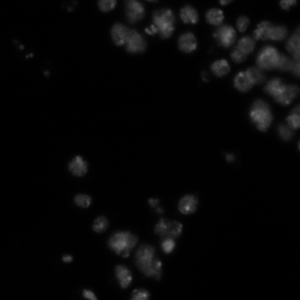
#> input picture cellprofiler/extensions/tests/01_POS002_D.TIF, 300 x 300 px; its folder holds only this picture in this run
$ python -i filter.py   (imports and definitions only)   (older library calls are emulated)
#> lines starting #> are read from the running program, lines starting #| are printed output that depends on the picture; after the words box and inside, x2 and y2 are one past the last pixel; in counts of white or black regions, pixels touching at a corner belong together
#> further down, picture is the input picture: shape (300, 300); min 0, max 123, mean 7.3
'''filter.py - functions for applying filters to images

CellProfiler is distributed under the GNU General Public License,
but this file is licensed under the more permissive BSD license.
See the accompanying file LICENSE for details.

Copyright (c) 2003-2009 Massachusetts Institute of Technology
Copyright (c) 2009-2015 Broad Institute
All rights reserved.

Please see the AUTHORS file for credits.

Website: http://www.cellprofiler.org
'''

import numpy as np
import itertools
import _filter
from _filter import paeth_decoder
from rankorder import rank_order
import scipy.ndimage as scind
from scipy.ndimage import map_coordinates, label
from scipy.ndimage import convolve, correlate1d, gaussian_filter
from scipy.ndimage import binary_dilation, binary_erosion
from scipy.ndimage import generate_binary_structure
from smooth import smooth_with_function_and_mask
from cpmorphology import fixup_scipy_ndimage_result as fix
from cpmorphology import centers_of_labels
from cpmorphology import grey_erosion, grey_reconstruction
from cpmorphology import convex_hull_ijv, get_line_pts

'''# of points handled in the first pass of the convex hull code'''
CONVEX_HULL_CHUNKSIZE = 250000

# [489 lines left out: functions stretch, unstretch, median_filter, bilateral_filter, laplacian_of_gaussian, masked_convolution and 2 more, not called in this run]

def sobel(image, mask=None):
    '''Calculate the absolute magnitude Sobel to find the edges

    image - image to process
    mask - mask of relevant points

    Take the square root of the sum of the squares of the horizontal and
    vertical Sobels to get a magnitude that's somewhat insensitive to
    direction.

    Note that scipy's Sobel returns a directional Sobel which isn't
    useful for edge detection in its raw form.
    '''
    return np.sqrt(hsobel(image,mask)**2 + vsobel(image,mask)**2)

def hsobel(image, mask=None):
    '''Find the horizontal edges of an image using the Sobel transform

    image - image to process
    mask  - mask of relevant points

    We use the following kernel and return the absolute value of the
    result at each point:
     1   2   1
     0   0   0
    -1  -2  -1
    '''
    if mask is None:
        mask = np.ones(image.shape, bool)
    big_mask = binary_erosion(mask,
                              generate_binary_structure(2,2),
                              border_value = 0)
#> mask: shape (300, 300) bool; every value is 1
    result = np.abs(convolve(image, np.array([[ 1, 2, 1],
                                              [ 0, 0, 0],
                                              [-1,-2,-1]]).astype(float)/4.0))
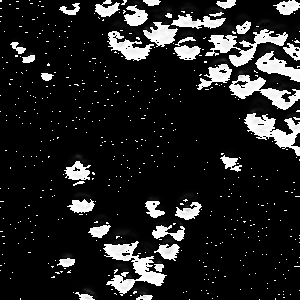
#> result: shape (300, 300); min 0, max 255, mean 34
    result[big_mask==False] = 0
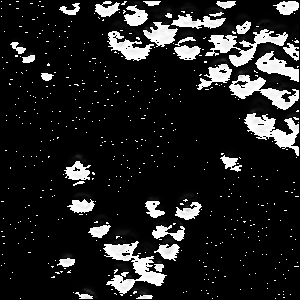
#> result: shape (300, 300); 0.35% of pixels changed, all inside (x1, y1, x2, y2) = (0, 0, 300, 300)
    return result

def vsobel(image, mask=None):
    '''Find the vertical edges of an image using the Sobel transform

    image - image to process
    mask  - mask of relevant points

    We use the following kernel and return the absolute value of the
    result at each point:
     1   0  -1
     2   0  -2
     1   0  -1
    '''
    if mask is None:
        mask = np.ones(image.shape, bool)
    big_mask = binary_erosion(mask,
                              generate_binary_structure(2,2),
                              border_value = 0)
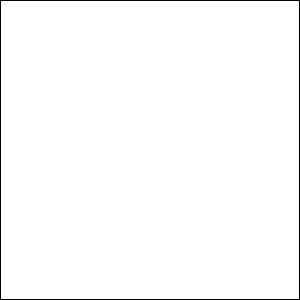
#> big_mask: shape (300, 300) bool; 98.7% white; black in thin lines or dots
    result = np.abs(convolve(image, np.array([[ 1, 0,-1],
                                              [ 2, 0,-2],
                                              [ 1, 0,-1]]).astype(float)/4.0))
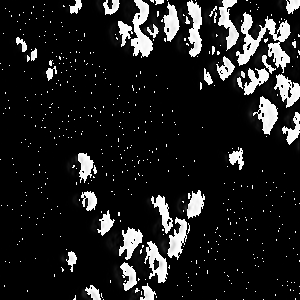
#> result: shape (300, 300); min 0, max 255, mean 30.4
    result[big_mask==False] = 0
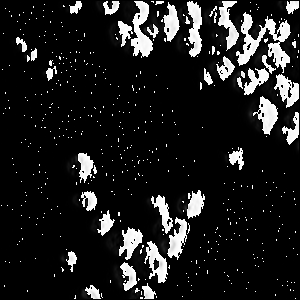
#> result: shape (300, 300); 0.37% of pixels changed, all inside (x1, y1, x2, y2) = (0, 0, 300, 300)
    return result

# [194 lines left out: functions prewitt, hprewitt, vprewitt, gabor, enhance_dark_holes, circular_average_filter, not called in this run]

#######################################
#
# Structure and ideas for the Kalman filter derived from u-track
# as described in
#
#  Jaqaman, "Robust single-particle tracking in live-cell
#  time-lapse sequences", NATURE METHODS | VOL.5 NO.8 | AUGUST 2008
#
#######################################
class KalmanState(object):
    '''A data structure representing the state at a frame

    The original method uses "feature" to mean the same thing as
    CellProfiler's "object".

    The state vector is somewhat abstract: it's up to the caller to
    determine what each of the indices mean. For instance, in a model
    with a 2-d position and velocity component, the state might be
    i, j, di, dj

    .observation_matrix - matrix to transform the state vector into the
                          observation vector. The observation matrix gives
                          the dimensions of the observation vector from its
                          i-shape and the dimensions of the state vector
                          from its j-shape. For observations of position
                          and states with velocity, the observation matrix
                          might be:

                          np.array([[1,0,0,0],
                                    [0,1,0,0]])

    .translation_matrix - matrix to translate the state vector from t-1 to t
                          For instance, the translation matrix for position
                          and velocity might be:

                          np.array([[1,0,1,0],
                                    [0,1,0,1],
                                    [0,0,1,0],
                                    [0,0,0,1]])

    .state_vec - an array of vectors per feature

    .state_cov - the covariance matrix yielding the prediction. Each feature
                has a 4x4 matrix that can be used to predict the new value

    .noise_var - the variance of the state noise for each feature for each
                vector element

    .state_noise - a N x 4 array: the state noise for the i, j, vi and vj

    .state_noise_idx - the feature indexes for each state noise vector

    .obs_vec   - the prediction for the observed variables
    '''

    # [157 lines left out: functions __init__, state_len, obs_len, has_cached_predicted_state_vec, predicted_state_vec, has_cached_obs_vec and 4 more, not called in this run]

LARGE_KALMAN_COV = 2000
SMALL_KALMAN_COV = 1

# [900 lines left out: functions velocity_kalman_model, reverse_velocity_kalman_model, static_kalman_model, kalman_filter, line_integration, variance_transform and 10 more, not called in this run]

>>> import cv2
>>> picture = cv2.imread('../../cellprofiler/extensions/tests/01_POS002_D.TIF', cv2.IMREAD_GRAYSCALE)
>>> result = sobel(picture)
#> in sobel, `return np.sqrt(hsobel(image,mask)**2 + vsobel(image,mask)**2)`:
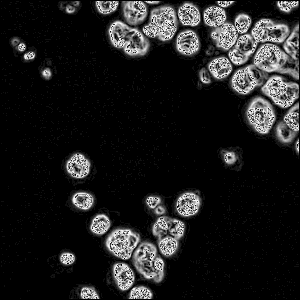
#> returned value: shape (300, 300) float16; min 0, max 15.91, mean 1.89; drawn with min black and max white
